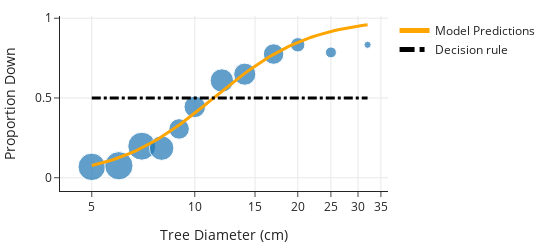

The code cell stored with this chart in its notebook:
### Markdown cell above
The `sklearn` logistic regression model's `predict` function implements the basic decision rule: predict `1` if the predicted probability $ p > 0.5 $. Otherwise, predict 0. We've overlain this decision rule on top of the model predictions below as a dotted line:

### Code cell
X_plt = pd.DataFrame(
    {"log_diam": np.linspace(X["log_diam"].min(), X["log_diam"].max(), 50)}
)
p_hats = lr_model.predict_proba(X_plt)
X_orig = np.exp(X_plt["log_diam"])

fig = px.scatter(
    tree_bins, x="diameter", y="proportion", size="count", log_x=True,
    labels={"diameter": "Tree Diameter (cm)", "proportion": "Proportion Down"},
    width=550, height=250,
)

fig.add_trace(go.Scatter(
    x=X_orig, y=p_hats[:, 1], line=dict(color="orange", width=3),
    mode="lines", name="Model Predictions",
))

fig.add_trace(go.Scatter(
    x=X_orig, y=np.repeat(0.5, len(X_orig)),
    line=dict(color="black", width=3, dash="dashdot"),
    name="Decision rule",
))

fig

### Figure 1 — Plotly figure (JSON) as saved in the notebook; plotly's stock layout.template omitted (floating-point values rounded to 4 significant figures)
{"data": [{"hovertemplate": "Tree Diameter (cm)=%{x}<br>Proportion Down=%{y}<br>count=%{marker.size}<extra></extra>", "legendgroup": "", "marker": {"color": "#1F77B4", "size": [88, 93, 91, 70, 49, 54, 64, 57, 49, 24, 14, 6], "sizemode": "area", "sizeref": 0.2325, "symbol": "circle"}, "mode": "markers", "name": "", "orientation": "v", "showlegend": false, "type": "scatter", "x": [5, 6, 7, 8, 9, 10, 12, 14, 17, 20, 25, 32], "xaxis": "x", "y": [0.06818, 0.07527, 0.1978, 0.1857, 0.3061, 0.4444, 0.6094, 0.6491, 0.7755, 0.8333, 0.7857, 0.8333], "yaxis": "y"}, {"line": {"color": "orange", "width": 3}, "mode": "lines", "name": "Model Predictions", "type": "scatter", "x": [5.0, 5.193, 5.394, 5.602, 5.818, 6.043, 6.276, 6.518, 6.77, 7.031, 7.303, 7.585, 7.878, 8.182, 8.498, 8.826, 9.167, 9.521, 9.888, 10.27, 10.67, 11.08, 11.51, 11.95, 12.41, 12.89, 13.39, 13.91, 14.44, 15.0, 15.58, 16.18, 16.81, 17.45, 18.13, 18.83, 19.56, 20.31, 21.09, 21.91, 22.75, 23.63, 24.55, 25.49, 26.48, 27.5, 28.56, 29.67, 30.81, 32], "y": [0.07633, 0.08486, 0.09424, 0.1046, 0.1158, 0.1282, 0.1416, 0.1562, 0.172, 0.189, 0.2073, 0.2269, 0.2478, 0.2698, 0.2931, 0.3176, 0.343, 0.3695, 0.3967, 0.4246, 0.4529, 0.4816, 0.5104, 0.5391, 0.5676, 0.5956, 0.623, 0.6497, 0.6754, 0.7002, 0.7238, 0.7462, 0.7674, 0.7874, 0.806, 0.8234, 0.8395, 0.8545, 0.8682, 0.8808, 0.8924, 0.903, 0.9126, 0.9214, 0.9293, 0.9365, 0.9431, 0.9489, 0.9542, 0.959]}, {"line": {"color": "black", "dash": "dashdot", "width": 3}, "name": "Decision rule", "type": "scatter", "x": [5.0, 5.193, 5.394, 5.602, 5.818, 6.043, 6.276, 6.518, 6.77, 7.031, 7.303, 7.585, 7.878, 8.182, 8.498, 8.826, 9.167, 9.521, 9.888, 10.27, 10.67, 11.08, 11.51, 11.95, 12.41, 12.89, 13.39, 13.91, 14.44, 15.0, 15.58, 16.18, 16.81, 17.45, 18.13, 18.83, 19.56, 20.31, 21.09, 21.91, 22.75, 23.63, 24.55, 25.49, 26.48, 27.5, 28.56, 29.67, 30.81, 32], "y": [0.5, 0.5, 0.5, 0.5, 0.5, 0.5, 0.5, 0.5, 0.5, 0.5, 0.5, 0.5, 0.5, 0.5, 0.5, 0.5, 0.5, 0.5, 0.5, 0.5, 0.5, 0.5, 0.5, 0.5, 0.5, 0.5, 0.5, 0.5, 0.5, 0.5, 0.5, 0.5, 0.5, 0.5, 0.5, 0.5, 0.5, 0.5, 0.5, 0.5, 0.5, 0.5, 0.5, 0.5, 0.5, 0.5, 0.5, 0.5, 0.5, 0.5]}], "layout": {"height": 250, "legend": {"itemsizing": "constant", "tracegroupgap": 0}, "width": 550, "xaxis": {"anchor": "y", "domain": [0, 1], "title": {"text": "Tree Diameter (cm)"}, "type": "log"}, "yaxis": {"anchor": "x", "domain": [0, 1], "title": {"text": "Proportion Down"}}}}
